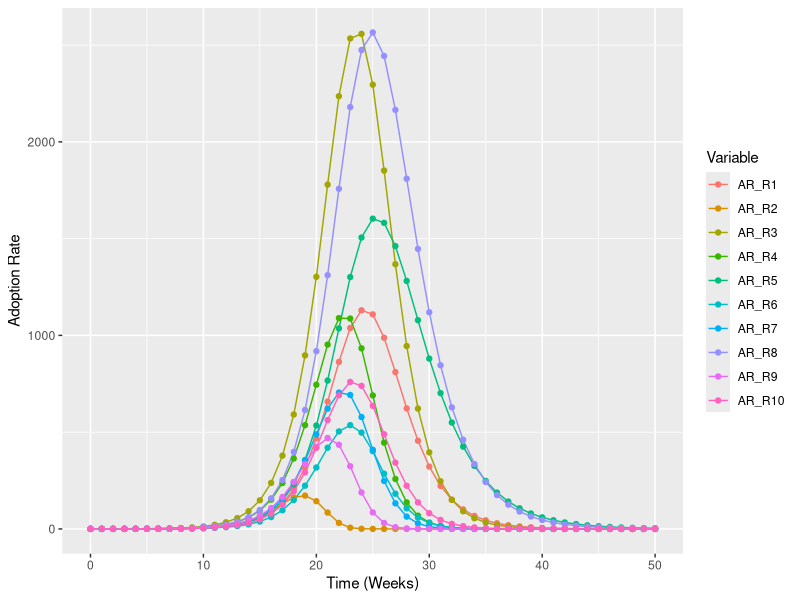
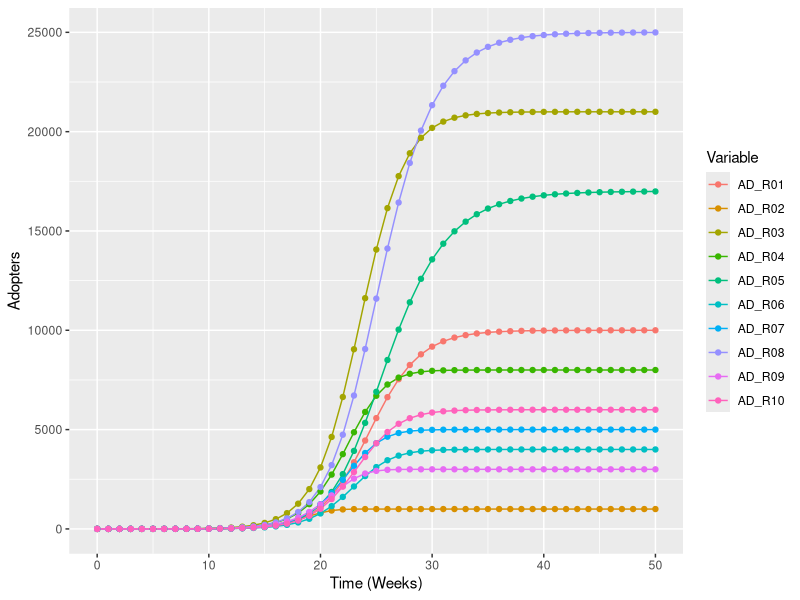
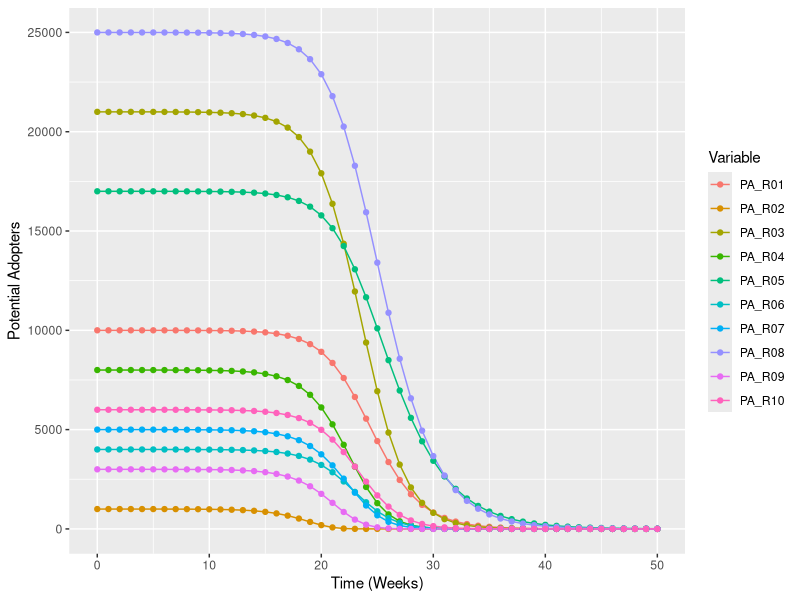

Here is the R script that generated these plots, in order:
library(deSolve)
library(ggplot2)
library(scales)
library(reshape2)
library(dplyr)

# Function: get the distance between two cells on the grid
euc.distance<-function(r1, c1, r2, c2){
  sqrt((r1-r2)^2+(c1-c2)^2)
}

# a function to create the distance matrix
create.dm<-function(df)
{
  m<-matrix(nrow = nrow(df), ncol=nrow(df))
  for(i in 1:nrow(df)){
    for(j in 1:nrow(df)){
      m[i,j]<-euc.distance(df[i,"Row"],df[i,"Col"],
                           df[j,"Row"],df[j,"Col"])
    }   
  }
  return(m)
}

# Setup the spatial model. It's a 2 x 5 grid.
TotalPopulation<-100000
name.reg<-c("Region01","Region02","Region03","Region04","Region05",
            "Region06","Region07","Region08","Region09","Region10")
row.reg<-c(1,1,1,1,1,2,2,2,2,2)
col.reg<-c(1,2,3,4,5,1,2,3,4,5)
pop.reg<-c(0.10,0.01,0.21,0.08,0.17,
           0.04,0.05,0.25,0.03,0.06)
#names(pop.reg)<-c("R1","R2","R3","R4","R5","R6","R7","R8","R9","R10")

# setup the data frame for spatial information
sp<-data.frame(Regions=name.reg,
               Row=row.reg,
               Col=col.reg,
               Pop=pop.reg*TotalPopulation)

# Make contacts proportional to population proportion
set.seed(123)

normal.contacts<-runif(10,pop.reg*40,pop.reg*60)
names(normal.contacts)<-c("R1","R2","R3","R4","R5","R6","R7","R8","R9","R10")

# Infectivity 

infectivity<-runif(10,0.01,0.05)
names(infectivity)<-c("R1","R2","R3","R4","R5","R6","R7","R8","R9","R10")

# alpha parameter used to determine how quickly contact rates decay between regions
ALPHA<-0.95

# Create the distance matrix
dm<-create.dm(sp)
colnames(dm)<-c("R1","R2","R3","R4","R5","R6","R7","R8","R9","R10")
rownames(dm)<-c("R1","R2","R3","R4","R5","R6","R7","R8","R9","R10")

# Create the effective contact matrix
cr<-t(normal.contacts*exp(-ALPHA*dm))
ec<-t(normal.contacts*exp(-ALPHA*dm)*infectivity)

beta <- ec/sp$Pop

START<-0; FINISH<-50; STEP<-0.01;
NUM_REGIONS<-10; NUM_STOCKS_PER_REGION <-2

simtime <- seq(START, FINISH, by=STEP)

#Setup the stocks
stocks <- c(PA_R01=sp$Pop[1],  PA_R02=sp$Pop[2],   PA_R03=sp$Pop[3],   
            PA_R04=sp$Pop[4],  PA_R05=sp$Pop[5],   PA_R06=sp$Pop[6], 
            PA_R07=sp$Pop[7],  PA_R08=sp$Pop[8]-1, PA_R09=sp$Pop[9], 
            PA_R10=sp$Pop[10], AD_R01=0,           AD_R02=0,         
            AD_R03=0,          AD_R04=0,           AD_R05=0, 
            AD_R06=0,          AD_R07=0,           AD_R08=1,           
            AD_R09=0,          AD_R10=0)

model <- function(time, stocks, auxs){
  with(as.list(stocks),{ 
    #convert the stocks vector to a matrix
    states<-matrix(stocks,
                   nrow=NUM_REGIONS,
                   ncol=NUM_STOCKS_PER_REGION)
    
    PotentialAdopters <- states[,1]
    Adopters          <- states[,2]
    
    Rho               <- beta %*% Adopters
    AR                <- Rho * PotentialAdopters
    
    dPA_dt            <- -AR
    dAD_dt            <- AR
  
    
    TotalPopulation        <- sum(stocks)
    TotalPotentialAdopters <- sum(PotentialAdopters)
    TotalAdopters          <- sum(Adopters)
    
    return (list(c(dPA_dt, dAD_dt),AR_R=AR,
                 TP=TotalPopulation,
                 TPA=TotalPotentialAdopters,
                 TAD=TotalAdopters))  
  })
}

o<-data.frame(ode(y=stocks, times=simtime, func = model, 
                  parms=NULL, method="euler"))


o1<-o[seq(from=1, to=length(simtime),by=1/STEP),]

tidy<-melt(o1,id.vars = "time")
names(tidy)<-c("Time","Variable","Value")

ar<-filter(tidy,grepl("AR_",Variable))
ad<-filter(tidy,grepl("AD_",Variable))

p1<-ggplot(ar,aes(x=Time,y=Value,color=Variable)) + 
  geom_line() +
  geom_point()+
  ylab("Adoption Rate") +
  xlab("Time (Weeks)")

p2<-ggplot(ad,aes(x=Time,y=Value,color=Variable,group=Variable)) + 
  geom_line() +
  geom_point()+
  ylab("Adopters") +
  xlab("Time (Weeks)")

pa<-filter(tidy,grepl("PA_",Variable))

p3<-ggplot(pa,aes(x=Time,y=Value,color=Variable,group=Variable)) + 
  geom_line() +
  geom_point()+
  ylab("Potential Adopters") +
  xlab("Time (Weeks)")
